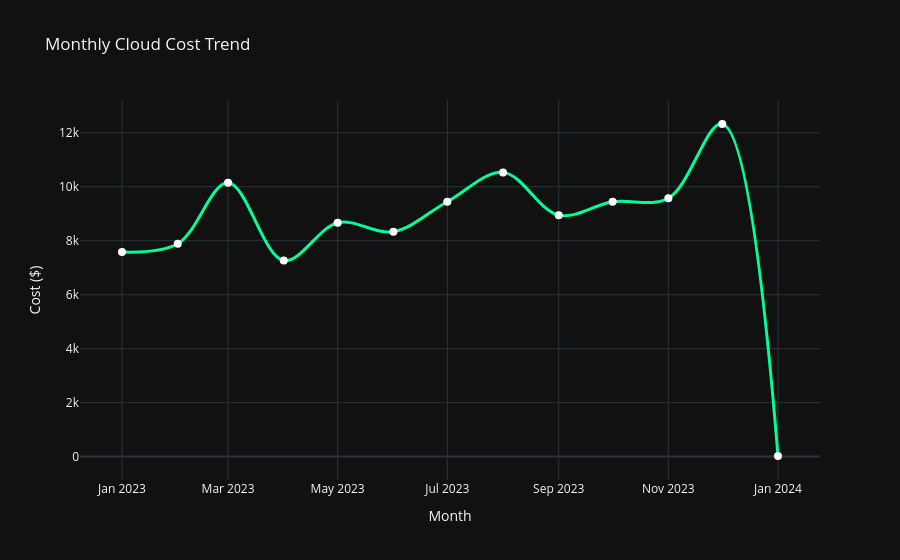

The code cell stored with this chart in its notebook:
### Markdown cell above
### 5.3 Monthly Cost Trend (Line Chart)

### Code cell
monthly_trend = df.groupby('Month')['Monthly Cost'].sum().reset_index()
fig3 = px.line(monthly_trend, x='Month', y='Monthly Cost', markers=True, 
               title='Monthly Cloud Cost Trend', line_shape='spline')
fig3.update_traces(line_color='#00ff99', line_width=3, marker=dict(size=8, color='white'))
fig3.update_layout(template='plotly_dark', xaxis_title='Month', yaxis_title='Cost ($)')
fig3.show()

### Figure 1 — Plotly figure (JSON) as saved in the notebook; plotly's stock layout.template omitted (floating-point values rounded to 4 significant figures)
{"data": [{"hovertemplate": "Month=%{x}<br>Monthly Cost=%{y}<extra></extra>", "legendgroup": "", "line": {"color": "#00ff99", "dash": "solid", "shape": "spline", "width": 3}, "marker": {"color": "white", "size": 8, "symbol": "circle"}, "mode": "lines+markers", "name": "", "orientation": "v", "showlegend": false, "type": "scatter", "x": ["2023-01", "2023-02", "2023-03", "2023-04", "2023-05", "2023-06", "2023-07", "2023-08", "2023-09", "2023-10", "2023-11", "2023-12", "2024-01"], "xaxis": "x", "y": [7581.0, 7885.0, 10150.0, 7264.0, 8667.0, 8335.0, 9442.0, 10530.0, 8944.0, 9443.0, 9571.0, 12320.0, 22.87], "yaxis": "y"}], "layout": {"legend": {"tracegroupgap": 0}, "title": {"text": "Monthly Cloud Cost Trend"}, "xaxis": {"anchor": "y", "domain": [0, 1], "title": {"text": "Month"}}, "yaxis": {"anchor": "x", "domain": [0, 1], "title": {"text": "Cost ($)"}}}}
